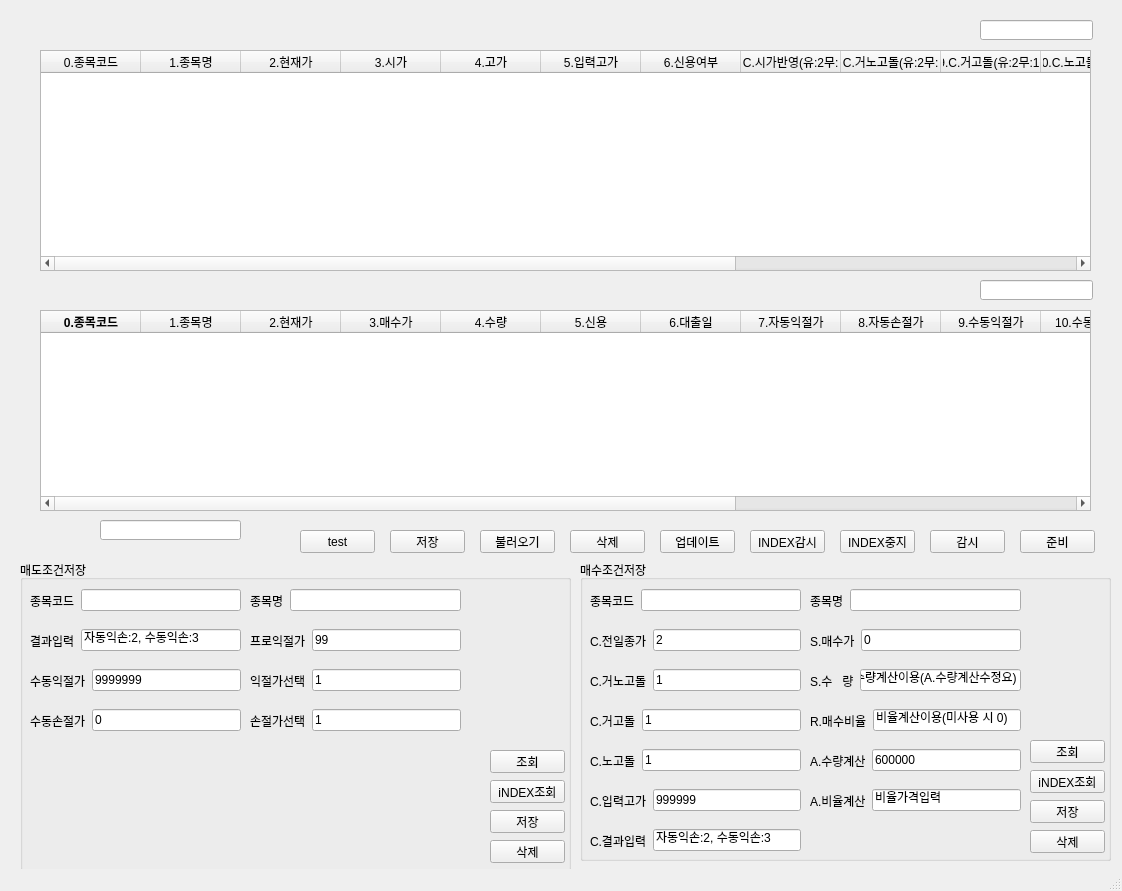
<?xml version="1.0" encoding="UTF-8"?>
<ui version="4.0">
 <class>MainWindow</class>
 <widget class="QMainWindow" name="MainWindow">
  <property name="geometry">
   <rect>
    <x>0</x>
    <y>0</y>
    <width>1122</width>
    <height>891</height>
   </rect>
  </property>
  <property name="windowTitle">
   <string>JM_Trader ver 1.00</string>
  </property>
  <property name="windowIcon">
   <iconset>
    <normaloff>../rebounding.v1/8800d1305e07514714f42f341dd6300d-chart.png</normaloff>../rebounding.v1/8800d1305e07514714f42f341dd6300d-chart.png</iconset>
  </property>
  <widget class="QWidget" name="centralwidget">
   <widget class="QGroupBox" name="groupBox_2">
    <property name="geometry">
     <rect>
      <x>580</x>
      <y>560</y>
      <width>531</width>
      <height>301</height>
     </rect>
    </property>
    <property name="title">
     <string>매수조건저장</string>
    </property>
    <widget class="QWidget" name="horizontalLayoutWidget_6">
     <property name="geometry">
      <rect>
       <x>230</x>
       <y>20</y>
       <width>211</width>
       <height>41</height>
      </rect>
     </property>
     <layout class="QHBoxLayout" name="horizontalLayout_6">
      <item>
       <widget class="QLabel" name="label_6">
        <property name="text">
         <string>종목명</string>
        </property>
       </widget>
      </item>
      <item>
       <widget class="QLineEdit" name="lineEdit_2"/>
      </item>
     </layout>
    </widget>
    <widget class="QPushButton" name="pushButton_1">
     <property name="geometry">
      <rect>
       <x>450</x>
       <y>180</y>
       <width>75</width>
       <height>23</height>
      </rect>
     </property>
     <property name="toolTipDuration">
      <number>-9</number>
     </property>
     <property name="text">
      <string>조회</string>
     </property>
    </widget>
    <widget class="QWidget" name="horizontalLayoutWidget_5">
     <property name="geometry">
      <rect>
       <x>10</x>
       <y>20</y>
       <width>211</width>
       <height>41</height>
      </rect>
     </property>
     <layout class="QHBoxLayout" name="horizontalLayout_5">
      <item>
       <widget class="QLabel" name="label_5">
        <property name="text">
         <string>종목코드</string>
        </property>
       </widget>
      </item>
      <item>
       <widget class="QLineEdit" name="lineEdit"/>
      </item>
     </layout>
    </widget>
    <widget class="QWidget" name="horizontalLayoutWidget_7">
     <property name="geometry">
      <rect>
       <x>10</x>
       <y>60</y>
       <width>211</width>
       <height>41</height>
      </rect>
     </property>
     <layout class="QHBoxLayout" name="horizontalLayout_7">
      <item>
       <widget class="QLabel" name="label_7">
        <property name="text">
         <string>C.전일종가</string>
        </property>
       </widget>
      </item>
      <item>
       <widget class="QLineEdit" name="lineEdit_9">
        <property name="accessibleDescription">
         <string/>
        </property>
        <property name="text">
         <string>2</string>
        </property>
       </widget>
      </item>
     </layout>
    </widget>
    <widget class="QWidget" name="horizontalLayoutWidget_8">
     <property name="geometry">
      <rect>
       <x>10</x>
       <y>100</y>
       <width>211</width>
       <height>41</height>
      </rect>
     </property>
     <layout class="QHBoxLayout" name="horizontalLayout_8">
      <item>
       <widget class="QLabel" name="label_8">
        <property name="text">
         <string>C.거노고돌</string>
        </property>
       </widget>
      </item>
      <item>
       <widget class="QLineEdit" name="lineEdit_10">
        <property name="text">
         <string>1</string>
        </property>
       </widget>
      </item>
     </layout>
    </widget>
    <widget class="QWidget" name="horizontalLayoutWidget_9">
     <property name="geometry">
      <rect>
       <x>10</x>
       <y>140</y>
       <width>211</width>
       <height>41</height>
      </rect>
     </property>
     <layout class="QHBoxLayout" name="horizontalLayout_9">
      <item>
       <widget class="QLabel" name="label_9">
        <property name="text">
         <string>C.거고돌</string>
        </property>
       </widget>
      </item>
      <item>
       <widget class="QLineEdit" name="lineEdit_11">
        <property name="text">
         <string>1</string>
        </property>
       </widget>
      </item>
     </layout>
    </widget>
    <widget class="QWidget" name="horizontalLayoutWidget_10">
     <property name="geometry">
      <rect>
       <x>230</x>
       <y>60</y>
       <width>211</width>
       <height>41</height>
      </rect>
     </property>
     <layout class="QHBoxLayout" name="horizontalLayout_10">
      <item>
       <widget class="QLabel" name="label_10">
        <property name="text">
         <string>S.매수가</string>
        </property>
       </widget>
      </item>
      <item>
       <widget class="QLineEdit" name="lineEdit_12">
        <property name="text">
         <string>0</string>
        </property>
       </widget>
      </item>
     </layout>
    </widget>
    <widget class="QWidget" name="horizontalLayoutWidget_11">
     <property name="geometry">
      <rect>
       <x>230</x>
       <y>100</y>
       <width>211</width>
       <height>41</height>
      </rect>
     </property>
     <layout class="QHBoxLayout" name="horizontalLayout_11">
      <item>
       <widget class="QLabel" name="label_11">
        <property name="text">
         <string>S.수   량</string>
        </property>
       </widget>
      </item>
      <item>
       <widget class="QLineEdit" name="lineEdit_13">
        <property name="text">
         <string>수량계산이용(A.수량계산수정요)</string>
        </property>
       </widget>
      </item>
     </layout>
    </widget>
    <widget class="QWidget" name="horizontalLayoutWidget_12">
     <property name="geometry">
      <rect>
       <x>230</x>
       <y>140</y>
       <width>211</width>
       <height>41</height>
      </rect>
     </property>
     <layout class="QHBoxLayout" name="horizontalLayout_12">
      <item>
       <widget class="QLabel" name="label_12">
        <property name="text">
         <string>R.매수비율</string>
        </property>
       </widget>
      </item>
      <item>
       <widget class="QLineEdit" name="lineEdit_14">
        <property name="text">
         <string>비율계산이용(미사용 시 0)</string>
        </property>
       </widget>
      </item>
     </layout>
    </widget>
    <widget class="QWidget" name="horizontalLayoutWidget_13">
     <property name="geometry">
      <rect>
       <x>10</x>
       <y>180</y>
       <width>211</width>
       <height>41</height>
      </rect>
     </property>
     <layout class="QHBoxLayout" name="horizontalLayout_13">
      <item>
       <widget class="QLabel" name="label_13">
        <property name="text">
         <string>C.노고돌</string>
        </property>
       </widget>
      </item>
      <item>
       <widget class="QLineEdit" name="lineEdit_15">
        <property name="text">
         <string>1</string>
        </property>
       </widget>
      </item>
     </layout>
    </widget>
    <widget class="QPushButton" name="pushButton_6">
     <property name="geometry">
      <rect>
       <x>450</x>
       <y>240</y>
       <width>75</width>
       <height>23</height>
      </rect>
     </property>
     <property name="toolTipDuration">
      <number>-9</number>
     </property>
     <property name="text">
      <string>저장</string>
     </property>
    </widget>
    <widget class="QPushButton" name="pushButton_7">
     <property name="geometry">
      <rect>
       <x>450</x>
       <y>210</y>
       <width>75</width>
       <height>23</height>
      </rect>
     </property>
     <property name="text">
      <string>iNDEX조회</string>
     </property>
    </widget>
    <widget class="QPushButton" name="pushButton_8">
     <property name="geometry">
      <rect>
       <x>450</x>
       <y>270</y>
       <width>75</width>
       <height>23</height>
      </rect>
     </property>
     <property name="toolTipDuration">
      <number>-9</number>
     </property>
     <property name="text">
      <string>삭제</string>
     </property>
    </widget>
    <widget class="QWidget" name="horizontalLayoutWidget_17">
     <property name="geometry">
      <rect>
       <x>230</x>
       <y>180</y>
       <width>211</width>
       <height>41</height>
      </rect>
     </property>
     <layout class="QHBoxLayout" name="horizontalLayout_17">
      <item>
       <widget class="QLabel" name="label_17">
        <property name="text">
         <string>A.수량계산</string>
        </property>
       </widget>
      </item>
      <item>
       <widget class="QLineEdit" name="lineEdit_20">
        <property name="text">
         <string>600000</string>
        </property>
       </widget>
      </item>
     </layout>
    </widget>
    <widget class="QWidget" name="horizontalLayoutWidget_18">
     <property name="geometry">
      <rect>
       <x>230</x>
       <y>220</y>
       <width>211</width>
       <height>41</height>
      </rect>
     </property>
     <layout class="QHBoxLayout" name="horizontalLayout_18">
      <item>
       <widget class="QLabel" name="label_18">
        <property name="text">
         <string>A.비율계산</string>
        </property>
       </widget>
      </item>
      <item>
       <widget class="QLineEdit" name="lineEdit_21">
        <property name="text">
         <string>비율가격입력</string>
        </property>
       </widget>
      </item>
     </layout>
    </widget>
    <widget class="QWidget" name="horizontalLayoutWidget_19">
     <property name="geometry">
      <rect>
       <x>10</x>
       <y>220</y>
       <width>211</width>
       <height>41</height>
      </rect>
     </property>
     <layout class="QHBoxLayout" name="horizontalLayout_20">
      <item>
       <widget class="QLabel" name="label_20">
        <property name="text">
         <string>C.입력고가</string>
        </property>
       </widget>
      </item>
      <item>
       <widget class="QLineEdit" name="lineEdit_23">
        <property name="text">
         <string>999999</string>
        </property>
       </widget>
      </item>
     </layout>
    </widget>
    <widget class="QWidget" name="horizontalLayoutWidget_20">
     <property name="geometry">
      <rect>
       <x>10</x>
       <y>260</y>
       <width>211</width>
       <height>41</height>
      </rect>
     </property>
     <layout class="QHBoxLayout" name="horizontalLayout_21">
      <item>
       <widget class="QLabel" name="label_21">
        <property name="text">
         <string>C.결과입력</string>
        </property>
       </widget>
      </item>
      <item>
       <widget class="QLineEdit" name="lineEdit_24">
        <property name="text">
         <string>자동익손:2, 수동익손:3</string>
        </property>
       </widget>
      </item>
     </layout>
    </widget>
   </widget>
   <widget class="QTableWidget" name="tableWidget_2">
    <property name="geometry">
     <rect>
      <x>40</x>
      <y>310</y>
      <width>1051</width>
      <height>201</height>
     </rect>
    </property>
    <column>
     <property name="text">
      <string>0.종목코드</string>
     </property>
     <property name="font">
      <font>
       <weight>75</weight>
       <bold>true</bold>
      </font>
     </property>
    </column>
    <column>
     <property name="text">
      <string>1.종목명</string>
     </property>
    </column>
    <column>
     <property name="text">
      <string>2.현재가</string>
     </property>
    </column>
    <column>
     <property name="text">
      <string>3.매수가</string>
     </property>
    </column>
    <column>
     <property name="text">
      <string>4.수량</string>
     </property>
    </column>
    <column>
     <property name="text">
      <string>5.신용</string>
     </property>
    </column>
    <column>
     <property name="text">
      <string>6.대출일</string>
     </property>
    </column>
    <column>
     <property name="text">
      <string>7.자동익절가</string>
     </property>
    </column>
    <column>
     <property name="text">
      <string>8.자동손절가</string>
     </property>
    </column>
    <column>
     <property name="text">
      <string>9.수동익절가</string>
     </property>
    </column>
    <column>
     <property name="text">
      <string>10.수동손절가</string>
     </property>
    </column>
    <column>
     <property name="text">
      <string>11.프로익절가</string>
     </property>
    </column>
    <column>
     <property name="text">
      <string>12.익절선택(자:2수:1퍼:0)</string>
     </property>
    </column>
    <column>
     <property name="text">
      <string>13.손절선택(자:2수:1)</string>
     </property>
    </column>
    <column>
     <property name="text">
      <string>14.결과</string>
     </property>
    </column>
   </widget>
   <widget class="QGroupBox" name="groupBox_3">
    <property name="geometry">
     <rect>
      <x>20</x>
      <y>560</y>
      <width>551</width>
      <height>311</height>
     </rect>
    </property>
    <property name="title">
     <string>매도조건저장</string>
    </property>
    <widget class="QWidget" name="horizontalLayoutWidget">
     <property name="geometry">
      <rect>
       <x>10</x>
       <y>140</y>
       <width>211</width>
       <height>41</height>
      </rect>
     </property>
     <layout class="QHBoxLayout" name="horizontalLayout">
      <item>
       <widget class="QLabel" name="label">
        <property name="text">
         <string>수동손절가</string>
        </property>
       </widget>
      </item>
      <item>
       <widget class="QLineEdit" name="lineEdit_4">
        <property name="text">
         <string>0</string>
        </property>
       </widget>
      </item>
     </layout>
    </widget>
    <widget class="QWidget" name="horizontalLayoutWidget_2">
     <property name="geometry">
      <rect>
       <x>10</x>
       <y>100</y>
       <width>211</width>
       <height>41</height>
      </rect>
     </property>
     <layout class="QHBoxLayout" name="horizontalLayout_2">
      <item>
       <widget class="QLabel" name="label_2">
        <property name="text">
         <string>수동익절가</string>
        </property>
       </widget>
      </item>
      <item>
       <widget class="QLineEdit" name="lineEdit_5">
        <property name="text">
         <string>9999999</string>
        </property>
       </widget>
      </item>
     </layout>
    </widget>
    <widget class="QWidget" name="horizontalLayoutWidget_3">
     <property name="geometry">
      <rect>
       <x>10</x>
       <y>20</y>
       <width>211</width>
       <height>41</height>
      </rect>
     </property>
     <layout class="QHBoxLayout" name="horizontalLayout_3">
      <item>
       <widget class="QLabel" name="label_3">
        <property name="text">
         <string>종목코드</string>
        </property>
       </widget>
      </item>
      <item>
       <widget class="QLineEdit" name="lineEdit_6"/>
      </item>
     </layout>
    </widget>
    <widget class="QWidget" name="horizontalLayoutWidget_4">
     <property name="geometry">
      <rect>
       <x>230</x>
       <y>20</y>
       <width>211</width>
       <height>41</height>
      </rect>
     </property>
     <layout class="QHBoxLayout" name="horizontalLayout_4">
      <item>
       <widget class="QLabel" name="label_4">
        <property name="text">
         <string>종목명</string>
        </property>
       </widget>
      </item>
      <item>
       <widget class="QLineEdit" name="lineEdit_7"/>
      </item>
     </layout>
    </widget>
    <widget class="QPushButton" name="pushButton_3">
     <property name="geometry">
      <rect>
       <x>470</x>
       <y>250</y>
       <width>75</width>
       <height>23</height>
      </rect>
     </property>
     <property name="text">
      <string>저장</string>
     </property>
    </widget>
    <widget class="QPushButton" name="pushButton_4">
     <property name="geometry">
      <rect>
       <x>470</x>
       <y>220</y>
       <width>75</width>
       <height>23</height>
      </rect>
     </property>
     <property name="text">
      <string>iNDEX조회</string>
     </property>
    </widget>
    <widget class="QPushButton" name="pushButton_2">
     <property name="geometry">
      <rect>
       <x>470</x>
       <y>190</y>
       <width>75</width>
       <height>23</height>
      </rect>
     </property>
     <property name="text">
      <string>조회</string>
     </property>
    </widget>
    <widget class="QWidget" name="horizontalLayoutWidget_14">
     <property name="geometry">
      <rect>
       <x>230</x>
       <y>60</y>
       <width>211</width>
       <height>41</height>
      </rect>
     </property>
     <layout class="QHBoxLayout" name="horizontalLayout_14">
      <item>
       <widget class="QLabel" name="label_14">
        <property name="text">
         <string>프로익절가</string>
        </property>
       </widget>
      </item>
      <item>
       <widget class="QLineEdit" name="lineEdit_17">
        <property name="text">
         <string>99</string>
        </property>
       </widget>
      </item>
     </layout>
    </widget>
    <widget class="QWidget" name="horizontalLayoutWidget_15">
     <property name="geometry">
      <rect>
       <x>230</x>
       <y>100</y>
       <width>211</width>
       <height>41</height>
      </rect>
     </property>
     <layout class="QHBoxLayout" name="horizontalLayout_15">
      <item>
       <widget class="QLabel" name="label_15">
        <property name="text">
         <string>익절가선택</string>
        </property>
       </widget>
      </item>
      <item>
       <widget class="QLineEdit" name="lineEdit_18">
        <property name="text">
         <string>1</string>
        </property>
       </widget>
      </item>
     </layout>
    </widget>
    <widget class="QWidget" name="horizontalLayoutWidget_16">
     <property name="geometry">
      <rect>
       <x>230</x>
       <y>140</y>
       <width>211</width>
       <height>41</height>
      </rect>
     </property>
     <layout class="QHBoxLayout" name="horizontalLayout_16">
      <item>
       <widget class="QLabel" name="label_16">
        <property name="text">
         <string>손절가선택</string>
        </property>
       </widget>
      </item>
      <item>
       <widget class="QLineEdit" name="lineEdit_19">
        <property name="text">
         <string>1</string>
        </property>
       </widget>
      </item>
     </layout>
    </widget>
    <widget class="QWidget" name="horizontalLayoutWidget_21">
     <property name="geometry">
      <rect>
       <x>10</x>
       <y>60</y>
       <width>211</width>
       <height>41</height>
      </rect>
     </property>
     <layout class="QHBoxLayout" name="horizontalLayout_19">
      <item>
       <widget class="QLabel" name="label_19">
        <property name="text">
         <string>결과입력</string>
        </property>
       </widget>
      </item>
      <item>
       <widget class="QLineEdit" name="lineEdit_22">
        <property name="text">
         <string>자동익손:2, 수동익손:3</string>
        </property>
       </widget>
      </item>
     </layout>
    </widget>
    <widget class="QPushButton" name="pushButton_16">
     <property name="geometry">
      <rect>
       <x>470</x>
       <y>280</y>
       <width>75</width>
       <height>23</height>
      </rect>
     </property>
     <property name="text">
      <string>삭제</string>
     </property>
    </widget>
   </widget>
   <widget class="QTableWidget" name="tableWidget">
    <property name="geometry">
     <rect>
      <x>40</x>
      <y>50</y>
      <width>1051</width>
      <height>221</height>
     </rect>
    </property>
    <column>
     <property name="text">
      <string>0.종목코드</string>
     </property>
    </column>
    <column>
     <property name="text">
      <string>1.종목명</string>
     </property>
    </column>
    <column>
     <property name="text">
      <string>2.현재가</string>
     </property>
    </column>
    <column>
     <property name="text">
      <string>3.시가</string>
     </property>
    </column>
    <column>
     <property name="text">
      <string>4.고가</string>
     </property>
    </column>
    <column>
     <property name="text">
      <string>5.입력고가</string>
     </property>
    </column>
    <column>
     <property name="text">
      <string>6.신용여부</string>
     </property>
    </column>
    <column>
     <property name="text">
      <string>7.C.시가반영(유:2무:1)</string>
     </property>
    </column>
    <column>
     <property name="text">
      <string>8.C.거노고돌(유:2무:1)</string>
     </property>
    </column>
    <column>
     <property name="text">
      <string>9.C.거고돌(유:2무:1)</string>
     </property>
    </column>
    <column>
     <property name="text">
      <string>10.C.노고돌(유:2무:1)</string>
     </property>
    </column>
    <column>
     <property name="text">
      <string>11.S.수량</string>
     </property>
    </column>
    <column>
     <property name="text">
      <string>12.S.매수가</string>
     </property>
    </column>
    <column>
     <property name="text">
      <string>13.R.매수비율(미사용:0)</string>
     </property>
    </column>
    <column>
     <property name="text">
      <string>14.결과</string>
     </property>
    </column>
   </widget>
   <widget class="QLineEdit" name="lineEdit_3">
    <property name="geometry">
     <rect>
      <x>100</x>
      <y>520</y>
      <width>141</width>
      <height>20</height>
     </rect>
    </property>
   </widget>
   <widget class="QPushButton" name="pushButton">
    <property name="geometry">
     <rect>
      <x>300</x>
      <y>530</y>
      <width>75</width>
      <height>23</height>
     </rect>
    </property>
    <property name="text">
     <string>test</string>
    </property>
   </widget>
   <widget class="QLineEdit" name="lineEdit_8">
    <property name="geometry">
     <rect>
      <x>980</x>
      <y>280</y>
      <width>113</width>
      <height>20</height>
     </rect>
    </property>
    <property name="alignment">
     <set>Qt::AlignCenter</set>
    </property>
   </widget>
   <widget class="QLineEdit" name="lineEdit_16">
    <property name="geometry">
     <rect>
      <x>980</x>
      <y>20</y>
      <width>113</width>
      <height>20</height>
     </rect>
    </property>
    <property name="alignment">
     <set>Qt::AlignCenter</set>
    </property>
   </widget>
   <widget class="QPushButton" name="pushButton_5">
    <property name="geometry">
     <rect>
      <x>930</x>
      <y>530</y>
      <width>75</width>
      <height>23</height>
     </rect>
    </property>
    <property name="text">
     <string>감시</string>
    </property>
   </widget>
   <widget class="QPushButton" name="pushButton_9">
    <property name="geometry">
     <rect>
      <x>660</x>
      <y>530</y>
      <width>75</width>
      <height>23</height>
     </rect>
    </property>
    <property name="text">
     <string>업데이트</string>
    </property>
   </widget>
   <widget class="QPushButton" name="pushButton_10">
    <property name="geometry">
     <rect>
      <x>390</x>
      <y>530</y>
      <width>75</width>
      <height>23</height>
     </rect>
    </property>
    <property name="text">
     <string>저장</string>
    </property>
   </widget>
   <widget class="QPushButton" name="pushButton_11">
    <property name="geometry">
     <rect>
      <x>480</x>
      <y>530</y>
      <width>75</width>
      <height>23</height>
     </rect>
    </property>
    <property name="text">
     <string>불러오기</string>
    </property>
   </widget>
   <widget class="QPushButton" name="pushButton_12">
    <property name="geometry">
     <rect>
      <x>570</x>
      <y>530</y>
      <width>75</width>
      <height>23</height>
     </rect>
    </property>
    <property name="text">
     <string>삭제</string>
    </property>
   </widget>
   <widget class="QPushButton" name="pushButton_13">
    <property name="geometry">
     <rect>
      <x>750</x>
      <y>530</y>
      <width>75</width>
      <height>23</height>
     </rect>
    </property>
    <property name="text">
     <string>INDEX감시</string>
    </property>
   </widget>
   <widget class="QPushButton" name="pushButton_14">
    <property name="geometry">
     <rect>
      <x>840</x>
      <y>530</y>
      <width>75</width>
      <height>23</height>
     </rect>
    </property>
    <property name="text">
     <string>INDEX중지</string>
    </property>
   </widget>
   <widget class="QPushButton" name="pushButton_15">
    <property name="geometry">
     <rect>
      <x>1020</x>
      <y>530</y>
      <width>75</width>
      <height>23</height>
     </rect>
    </property>
    <property name="text">
     <string>준비</string>
    </property>
   </widget>
  </widget>
  <widget class="QStatusBar" name="statusbar"/>
 </widget>
 <resources/>
 <connections/>
</ui>
